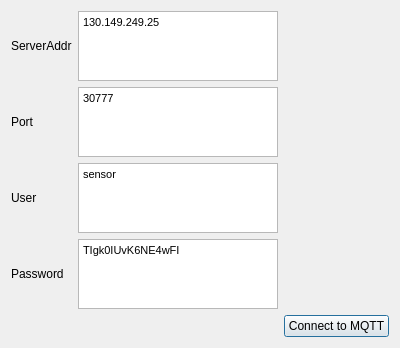
<?xml version="1.0" encoding="UTF-8"?>
<ui version="4.0">
 <class>mqttConfig</class>
 <widget class="QDialog" name="mqttConfig">
  <property name="geometry">
   <rect>
    <x>0</x>
    <y>0</y>
    <width>400</width>
    <height>297</height>
   </rect>
  </property>
  <property name="windowTitle">
   <string>MQTT Config</string>
  </property>
  <layout class="QGridLayout" name="gridLayout">
   <item row="0" column="0">
    <widget class="QLabel" name="label">
     <property name="text">
      <string>ServerAddr</string>
     </property>
    </widget>
   </item>
   <item row="0" column="1">
    <widget class="QTextEdit" name="configFieldMQTTServer">
     <property name="html">
      <string>&lt;!DOCTYPE HTML PUBLIC &quot;-//W3C//DTD HTML 4.0//EN&quot; &quot;http://www.w3.org/TR/REC-html40/strict.dtd&quot;&gt;
&lt;html&gt;&lt;head&gt;&lt;meta name=&quot;qrichtext&quot; content=&quot;1&quot; /&gt;&lt;style type=&quot;text/css&quot;&gt;
p, li { white-space: pre-wrap; }
&lt;/style&gt;&lt;/head&gt;&lt;body style=&quot; font-family:'MS Shell Dlg 2'; font-size:8pt; font-weight:400; font-style:normal;&quot;&gt;
&lt;p style=&quot; margin-top:0px; margin-bottom:0px; margin-left:0px; margin-right:0px; -qt-block-indent:0; text-indent:0px;&quot;&gt;130.149.249.25&lt;/p&gt;&lt;/body&gt;&lt;/html&gt;</string>
     </property>
    </widget>
   </item>
   <item row="1" column="0">
    <widget class="QLabel" name="label_2">
     <property name="text">
      <string>Port</string>
     </property>
    </widget>
   </item>
   <item row="1" column="1">
    <widget class="QTextEdit" name="configFieldMQTTPort">
     <property name="html">
      <string>&lt;!DOCTYPE HTML PUBLIC &quot;-//W3C//DTD HTML 4.0//EN&quot; &quot;http://www.w3.org/TR/REC-html40/strict.dtd&quot;&gt;
&lt;html&gt;&lt;head&gt;&lt;meta name=&quot;qrichtext&quot; content=&quot;1&quot; /&gt;&lt;style type=&quot;text/css&quot;&gt;
p, li { white-space: pre-wrap; }
&lt;/style&gt;&lt;/head&gt;&lt;body style=&quot; font-family:'MS Shell Dlg 2'; font-size:8pt; font-weight:400; font-style:normal;&quot;&gt;
&lt;p style=&quot; margin-top:0px; margin-bottom:0px; margin-left:0px; margin-right:0px; -qt-block-indent:0; text-indent:0px;&quot;&gt;30777&lt;/p&gt;&lt;/body&gt;&lt;/html&gt;</string>
     </property>
    </widget>
   </item>
   <item row="2" column="0">
    <widget class="QLabel" name="label_3">
     <property name="text">
      <string>User</string>
     </property>
    </widget>
   </item>
   <item row="2" column="1">
    <widget class="QTextEdit" name="configFieldMQTTUser">
     <property name="html">
      <string>&lt;!DOCTYPE HTML PUBLIC &quot;-//W3C//DTD HTML 4.0//EN&quot; &quot;http://www.w3.org/TR/REC-html40/strict.dtd&quot;&gt;
&lt;html&gt;&lt;head&gt;&lt;meta name=&quot;qrichtext&quot; content=&quot;1&quot; /&gt;&lt;style type=&quot;text/css&quot;&gt;
p, li { white-space: pre-wrap; }
&lt;/style&gt;&lt;/head&gt;&lt;body style=&quot; font-family:'MS Shell Dlg 2'; font-size:8pt; font-weight:400; font-style:normal;&quot;&gt;
&lt;p style=&quot; margin-top:0px; margin-bottom:0px; margin-left:0px; margin-right:0px; -qt-block-indent:0; text-indent:0px;&quot;&gt;sensor&lt;/p&gt;&lt;/body&gt;&lt;/html&gt;</string>
     </property>
    </widget>
   </item>
   <item row="3" column="0">
    <widget class="QLabel" name="label_4">
     <property name="text">
      <string>Password</string>
     </property>
    </widget>
   </item>
   <item row="3" column="1">
    <widget class="QTextEdit" name="configFieldMQTTPassword">
     <property name="html">
      <string>&lt;!DOCTYPE HTML PUBLIC &quot;-//W3C//DTD HTML 4.0//EN&quot; &quot;http://www.w3.org/TR/REC-html40/strict.dtd&quot;&gt;
&lt;html&gt;&lt;head&gt;&lt;meta name=&quot;qrichtext&quot; content=&quot;1&quot; /&gt;&lt;style type=&quot;text/css&quot;&gt;
p, li { white-space: pre-wrap; }
&lt;/style&gt;&lt;/head&gt;&lt;body style=&quot; font-family:'MS Shell Dlg 2'; font-size:8pt; font-weight:400; font-style:normal;&quot;&gt;
&lt;p style=&quot; margin-top:0px; margin-bottom:0px; margin-left:0px; margin-right:0px; -qt-block-indent:0; text-indent:0px;&quot;&gt;TIgk0IUvK6NE4wFI&lt;/p&gt;&lt;/body&gt;&lt;/html&gt;</string>
     </property>
    </widget>
   </item>
   <item row="4" column="2">
    <widget class="QPushButton" name="mqttConfigConnect">
     <property name="text">
      <string>Connect to MQTT</string>
     </property>
    </widget>
   </item>
  </layout>
 </widget>
 <resources/>
 <connections/>
</ui>
